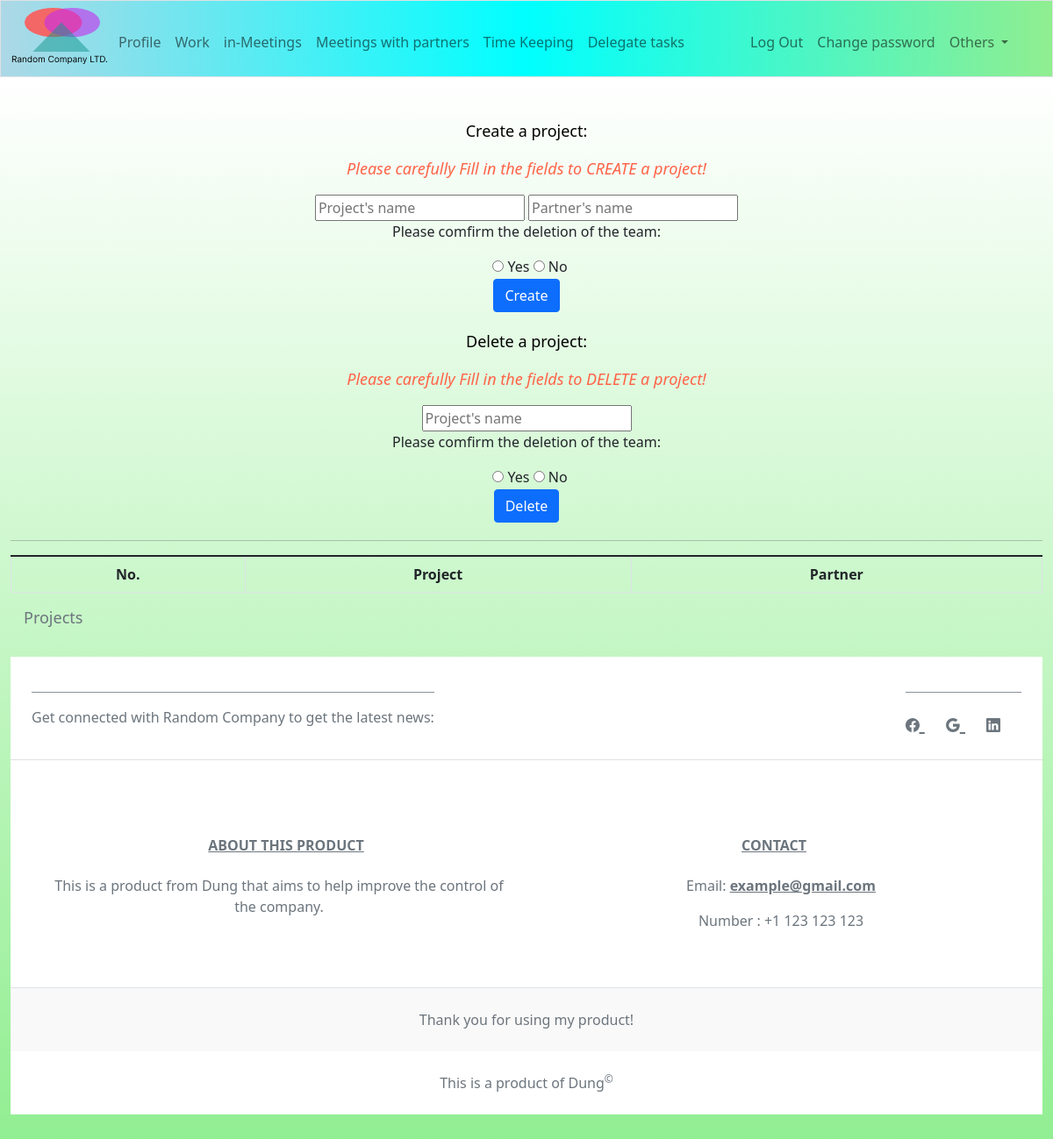
Page /create_project (signed in) on the earlier database version.
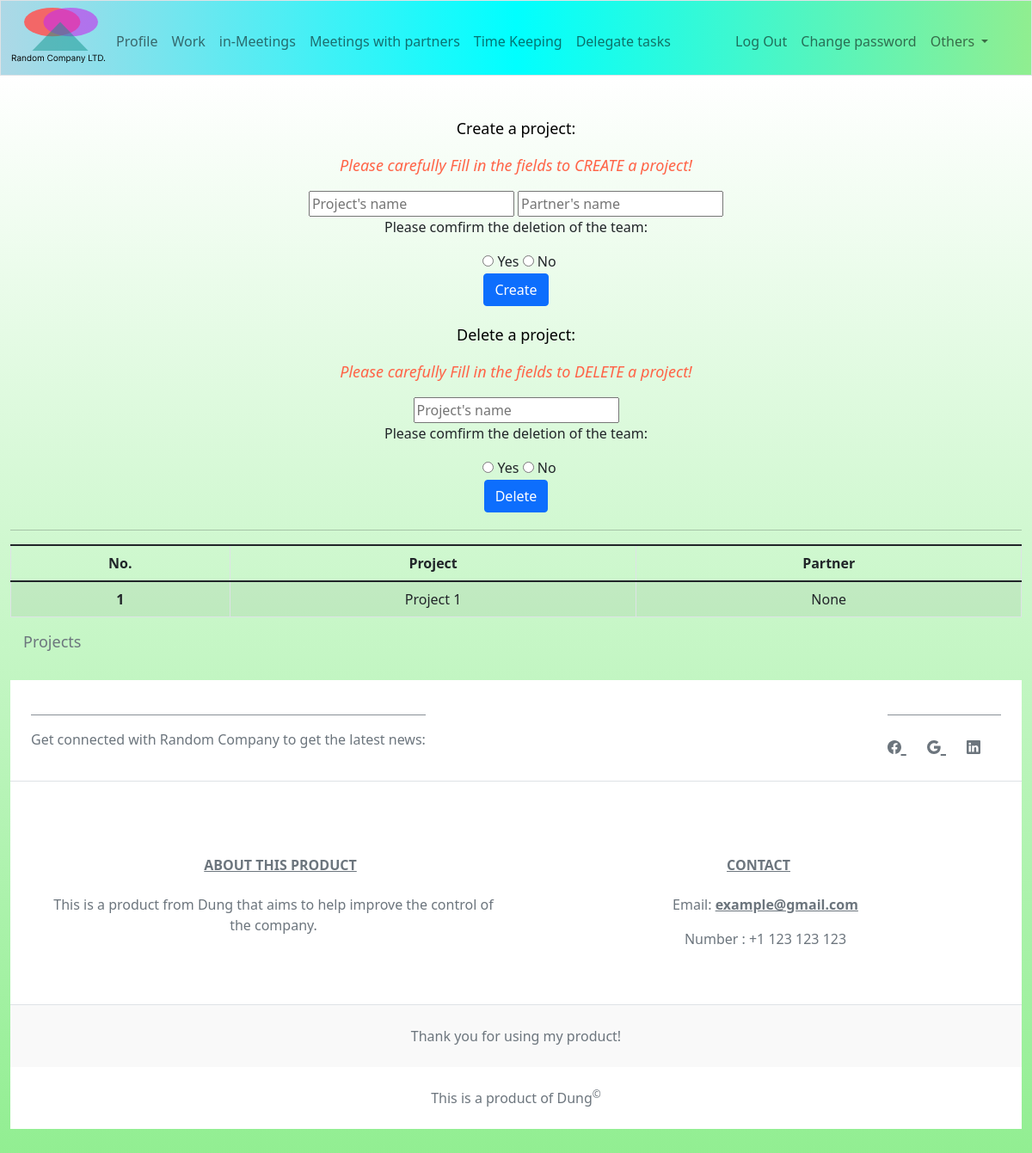
Same page on the later database version.
### tables this page shows
CREATE TABLE projects (
    id INTEGER,
    name TEXT NOT NULL UNIQUE,
    partner_id INTEGER,
    PRIMARY KEY(id),
    FOREIGN KEY(partner_id) REFERENCES partners(id)
);

### app.py (the view)
@app.route("/create_project", methods=["GET", "POST"])
@login_required
def create_project():
    if request.method == "POST":
        if not (name := request.form.get("name").title()):
            return apology("No")
        if (request.form.get("confirm") == "no"):
            return apology("Action canceled!")
        if len(db.execute("SELECT id FROM projects WHERE name = ?", name)) != 0:
            return apology("Another project also named {}!".format(name))
        if not (partner := request.form.get("partner").title()):
            db.execute("INSERT INTO projects(name, partner_id) VALUES(?, NULL)", name)
        else:
            if len(fetch := db.execute("SELECT id FROM partners WHERE name = ?", partner)) == 0:
                db.execute("INSERT INTO partners(name) VALUES(?)", partner)
                partner_id = db.execute("SELECT id FROM partners WHERE name = ?", partner)[0]["id"]
            else:
                partner_id = fetch[0]["id"]
            db.execute("INSERT INTO projects(name, partner_id) VALUES(?, ?)", name, partner_id)
        return redirect("/create_project")
    else:
        projects = []
        projcts = db.execute("SELECT name, partner_id FROM projects")
        for projct in projcts:
            partner = db.execute("SELECT name FROM partners WHERE id = ?", projct["partner_id"])
            if len(partner) == 0:
                partner = "None"
            else:
                partner = partner[0]["name"]
            projects.append({
                "name": projct["name"],
                "partner": partner
                })
        return render_template("project.html", projects=projects)

### app.py (called while the page is built)
@app.after_request
def after_request(response):
    response.headers["Cache-Control"] = "no-cache, no-store, must-revalidate"
    response.headers["Expires"] = 0
    response.headers["Pragma"] = "no-cache"
    return response

### funcs.py (called while the page is built)
def login_required(func):
    @wraps(func)
    def decorated_function(*args, **kwargs):
        if session.get("user_id") is None:
            return redirect("/login")
        return func(*args, **kwargs)
    return decorated_function

### templates/project.html (shortened to what this page needs)
{% extends "layout.html" %}
{% block main %}
    <p style="font-size: large; color: black;">Create a project:</p>
    <div class="text-center reminder">
        <p>Please carefully Fill in the fields to CREATE a project!</p>
    </div>
    <form action="/create_project" method="post">
        <input type="text" id="name" name="name" placeholder="Project's name" autofocus autocomplete="off">
        <input type="text" id="partner" name="partner" placeholder="Partner's name" autocomplete="off">
        <div class="confirmation">
            <p>Please comfirm the deletion of the team:</p>
            <div class="form-check form-check-inline">
                <input type="radio" name="confirm" id="yes" value="yes">
                <label for="yes">Yes</label>
                <input type="radio" name="confirm" id="no" value="no">
                <label for="no">No</label>
            </div>
        </div>
        <button type="submit" class="btn btn-primary">Create</button>
    </form>
    <p style="font-size: large; color: black;">Delete a project:</p>
    <div class="text-center reminder">
        <p>Please carefully Fill in the fields to DELETE a project!</p>
    </div>
    <form action="/delete_project" method="post">
        <input type="text" id="name" name="name" placeholder="Project's name" autofocus autocomplete="off">
        <div class="confirmation">
            <p>Please comfirm the deletion of the team:</p>
            <div class="form-check form-check-inline">
                <input type="radio" name="confirm" id="yes" value="yes">
                <label for="yes">Yes</label>
                <input type="radio" name="confirm" id="no" value="no">
                <label for="no">No</label>
            </div>
        </div>
        <button type="submit" class="btn btn-primary">Delete</button>
    </form>
    <hr>
    <table class="table table-striped table-bordered table-hover">
        <caption style="font-size:large; padding: 5px; margin:10px;">Projects</caption>
        <thead>
            <th scope="col">No.</th>
            <th scope="col">Project</th>
            <th scope="col">Partner</th>
        </thead>
        <tbody>
            {% for project in projects %}
            <tr>
                <th scope="row">{{ loop.index }}</th>
                <td>{{ project["name"] }}</td>
                <td>{{ project["partner"] }}</td>
            </tr>
            {% endfor %}
        </tbody>
    </table>
{% endblock %}

Differences in the rows shown:
added projects: name "Project 1", partner "None"
